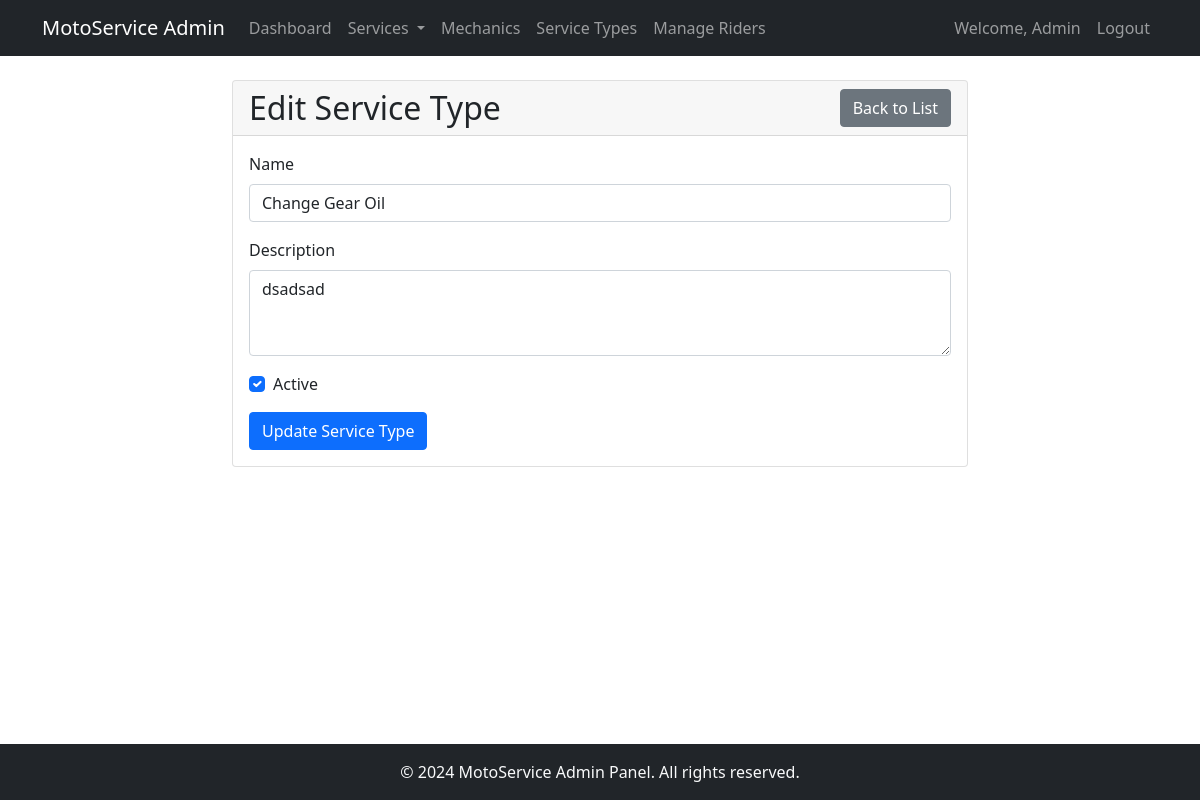
The page /modules/admin/service-types/edit.php?id=2 (signed in) on the database its author committed.
### tables this page shows
CREATE TABLE `service_types` (
  `service_type_id` int(11) NOT NULL,
  `name` varchar(50) NOT NULL,
  `description` text DEFAULT NULL,
  `is_active` tinyint(1) DEFAULT 1
);

### models/ServiceType.php (called while the page is built, shortened)
<?php
class ServiceType {
    private $conn;
    private $table = 'service_types';
    public function __construct($db) {
        $this->conn = $db;
    }
    public function getById($id) {
        $query = "SELECT * FROM " . $this->table . " WHERE service_type_id = :id";
        $stmt = $this->conn->prepare($query);
        $stmt->bindParam(':id', $id, PDO::PARAM_INT);
        $stmt->execute();
        return $stmt->fetch(PDO::FETCH_ASSOC);
    }
}

### modules/admin/service-types/edit.php (the view, shortened to what this page needs)
<?php
require_once '../../../config/database.php';
require_once '../../../models/ServiceType.php';
$serviceType = new ServiceType($conn);
$type = $serviceType->getById($_GET['id']);
?>
<!DOCTYPE html>
<html lang="en">
<head>
    <link href="https://cdn.jsdelivr.net/npm/bootstrap@5.1.3/dist/css/bootstrap.min.css" rel="stylesheet">
</head>
<body class="d-flex flex-column min-vh-100">
    <?php include_once '../../../includes/admin-navbar.php'; ?>
    <div class="container py-4">
        <div class="row justify-content-center">
            <div class="col-md-8">
                <div class="card">
                    <div class="card-header d-flex justify-content-between align-items-center">
                        <h2 class="mb-0">Edit Service Type</h2>
                        <a href="list.php" class="btn btn-secondary">Back to List</a>
                    </div>
                    <div class="card-body">
                        <form method="POST" action="">
                            <div class="mb-3">
                                <label for="name" class="form-label">Name</label>
                                <input type="text" class="form-control" id="name" name="name"
                                       value="<?php echo htmlspecialchars($type['name']); ?>" required>
                            </div>
                            <div class="mb-3">
                                <label for="description" class="form-label">Description</label>
                                <textarea class="form-control" id="description" name="description"
                                          rows="3"><?php echo htmlspecialchars($type['description'] ?? ''); ?></textarea>
                            </div>
                            <div class="mb-3 form-check">
                                <input type="checkbox" class="form-check-input" id="is_active" name="is_active"
                                       <?php echo $type['is_active'] ? 'checked' : ''; ?>>
                                <label class="form-check-label" for="is_active">Active</label>
                            </div>
                            <button type="submit" class="btn btn-primary">Update Service Type</button>
                        </form>
                    </div>
                </div>
            </div>
        </div>
    </div>
    <?php include_once '../../../includes/admin-footer.php'; ?>
</body>
</html>

### rows shown on the page
service_types: name "Change Gear Oil", description "dsadsad", is_active "☑"

### other values the page prints
$_SESSION['fullname'] "Admin"
